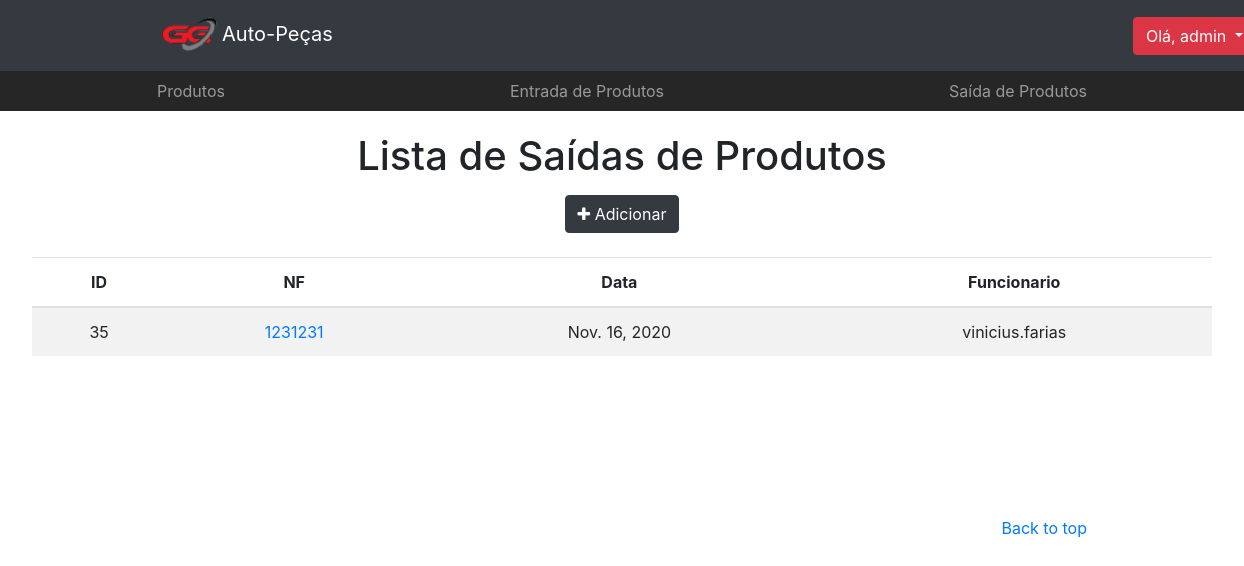
Page /estoque/saida/ (signed in) on the earlier database version.
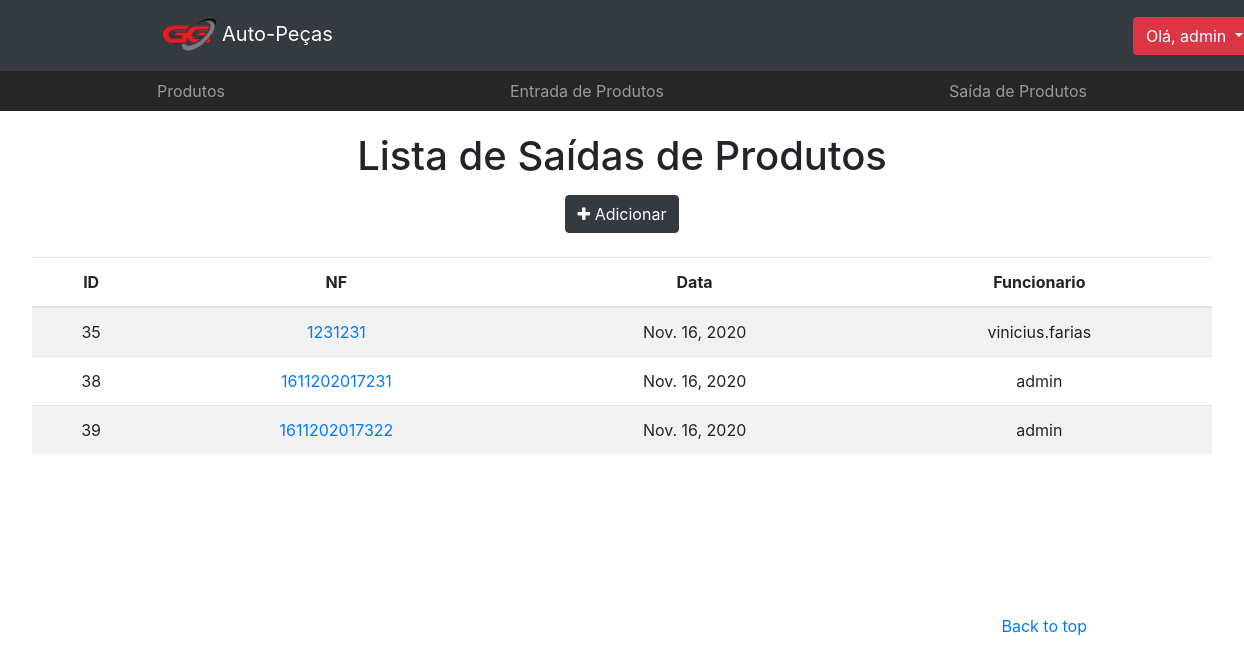
Same page on the later database version.
### app/models.py (models this page shows, shortened)
class TimeStampedModel(models.Model):
    created = models.DateField('criado em', auto_now_add=True, auto_now=False)
    modified = models.DateField('modificado em', auto_now=True, auto_now_add=False)
    class Meta:
        abstract = True

class Estoque(TimeStampedModel):
    usuario = models.ForeignKey(User, on_delete=models.DO_NOTHING)
    nf = models.PositiveIntegerField('nota fiscal', null=True, blank=True)
    movimento = models.CharField(max_length=1, choices=MOVIMENTO)
    class Meta:
        ordering = ('-created',)
    def nf_formated(self):
        return str(self.nf).zfill(3)

### app/views.py (the view)
# urls.py: path('estoque/saida/', views.estoque_saida_list, name='estoque_saida'),
@login_required(login_url='/login')
def estoque_saida_list(request):
    template_name = 'app/estoque_saida_list.html'
    objects = EstoqueSaida.objects.all()
    context={'object_list': objects}
    return render(request, template_name, context)

### app/managers.py (called while the page is built)
    def get_queryset(self):
        return super(EstoqueSaidaManager, self).get_queryset().filter(movimento='s')

### app/models.py (called while the page is built)
    def get_absolute_url(self):
        return reverse_lazy('estoque_saida_detail', kwargs={'id': self.id})

### app/templates/app/estoque_saida_list.html (shortened to what this page needs)
<!DOCTYPE html>
<html>
<head>
    {% load static %}
    <link rel="stylesheet" type="text/css" href="{% static 'app/css/bootstrap/bootstrap.min.css' %}">
    <link rel="stylesheet" type="text/css" href="{% static 'app/css/produto.css' %}">
    <link rel="stylesheet" href="https://cdnjs.cloudflare.com/ajax/libs/font-awesome/4.7.0/css/font-awesome.min.css">
</head>
<body>
    <header>
        <nav class="navbar navbar-expand-lg navbar-dark bg-dark">
            <div class="container">
              <a class="navbar-brand" href="{% url 'home' %}"><img src="{% static 'app/img/icn.png' %}" alt="some text" width=65 height=45>Auto-Peças</a>
                <div class="collapse navbar-collapse" id="navbarsExample07">
                  {% if user.is_authenticated %}
                  <div class="dropdown">
                      <a class="btn btn-danger dropdown-toggle" href="#" role="button" id="dropdownMenuLink" data-toggle="dropdown" aria-haspopup="true" aria-expanded="false"> Olá, {{ user.username}}
                      </a>
                  </div>
                  {% endif %}
                </div>
            </div>
        </nav>
        <nav class="site-header">
            <div class="container d-flex flex-column flex-md-row justify-content-between">
                <a class="py-2 d-none d-md-inline-block" href="{% url 'products' %}">Produtos</a>
                <a class="py-2 d-none d-md-inline-block" href="{% url 'estoque_entrada' %}">Entrada de Produtos</a>
                <a class="py-2 d-none d-md-inline-block" href="{% url 'estoque_saida' %}">Saída de Produtos</a>
            </div>
        </nav>
    </header>
  <body>
    <main role="main">
        <section class="jumbotron text-center">
          <div class="page-header">
            <h1>Lista de Saídas de Produtos</h1>
            <span class=""><a href="{% url 'estoque_saida_add' %}"><button type="button" class="btn btn-dark"><span class="fa fa-plus"></span> Adicionar</button></a></span>
          </div>
          <div><br></div>
            <div class="">
                {% if object_list %}
                <table class="table table-striped">
                    <thead>
                      <tr>
                        <th>ID</th>
                        <th>NF</th>
                        <th>Data</th>
                        <th>Funcionario</th>
                      </tr>
                    </thead>
                    <tbody>
                      {% for object in object_list %}
                        <tr>
                          <td>{{ object.id }}</td>
                          <td><a href="{{ object.get_absolute_url }}">{{ object.nf_formated }}</a></td>
                          <td>{{ object.created }}</span></td>
                          <td>{{ object.usuario.username }}</td>
                        </tr>
                      {% endfor %}
                    </tbody>
                  </table>
                {% else %}
                  <p class="alert alert-warning">Sem itens na lista.</p>
                {% endif %}
            </div>
        </section>
    </main>
    <footer class="text-muted">
        <div class="container">
            <p class="float-right">
                <a href="#">Back to top</a>
            </p>
        </div>
    </footer>
  </body>
</html

Differences in the rows shown:
added Estoque: id "38", nf_formated "1611202017231", created "Nov. 16, 2020", usuario.username "admin"
added Estoque: id "39", nf_formated "1611202017322", created "Nov. 16, 2020", usuario.username "admin"
